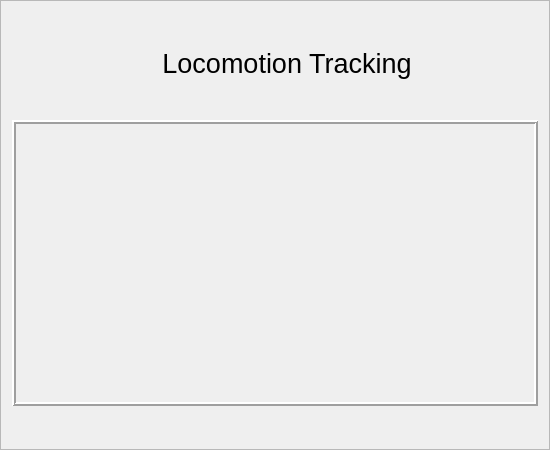
      <widget class="QFrame" name="frame_3">
       <property name="sizePolicy">
        <sizepolicy hsizetype="Fixed" vsizetype="Fixed">
         <horstretch>0</horstretch>
         <verstretch>0</verstretch>
        </sizepolicy>
       </property>
       <property name="minimumSize">
        <size>
         <width>550</width>
         <height>450</height>
        </size>
       </property>
       <property name="maximumSize">
        <size>
         <width>550</width>
         <height>450</height>
        </size>
       </property>
       <property name="frameShape">
        <enum>QFrame::StyledPanel</enum>
       </property>
       <property name="frameShadow">
        <enum>QFrame::Raised</enum>
       </property>
       <layout class="QVBoxLayout" name="verticalLayout_3">
        <item>
         <widget class="QLabel" name="locomotionlabel">
          <property name="sizePolicy">
           <sizepolicy hsizetype="Fixed" vsizetype="Fixed">
            <horstretch>0</horstretch>
            <verstretch>0</verstretch>
           </sizepolicy>
          </property>
          <property name="minimumSize">
           <size>
            <width>550</width>
            <height>40</height>
           </size>
          </property>
          <property name="maximumSize">
           <size>
            <width>550</width>
            <height>40</height>
           </size>
          </property>
          <property name="font">
           <font>
            <pointsize>20</pointsize>
           </font>
          </property>
          <property name="text">
           <string>Locomotion Tracking</string>
          </property>
          <property name="alignment">
           <set>Qt::AlignCenter</set>
          </property>
         </widget>
        </item>
        <item>
         <widget class="QFrame" name="locomotiontrackingplot">
          <property name="sizePolicy">
           <sizepolicy hsizetype="Fixed" vsizetype="Fixed">
            <horstretch>0</horstretch>
            <verstretch>0</verstretch>
           </sizepolicy>
          </property>
          <property name="maximumSize">
           <size>
            <width>550</width>
            <height>286</height>
           </size>
          </property>
          <property name="frameShape">
           <enum>QFrame::Box</enum>
          </property>
          <property name="frameShadow">
           <enum>QFrame::Raised</enum>
          </property>
          <property name="lineWidth">
           <number>2</number>
          </property>
          <layout class="QVBoxLayout" name="verticalLayout_10">
           <item>
            <widget class="PlotWidget" name="locoplotwidget" native="true">
             <property name="sizePolicy">
              <sizepolicy hsizetype="Fixed" vsizetype="Fixed">
               <horstretch>0</horstretch>
               <verstretch>0</verstretch>
              </sizepolicy>
             </property>
             <property name="minimumSize">
              <size>
               <width>504</width>
               <height>256</height>
              </size>
             </property>
             <property name="maximumSize">
              <size>
               <width>504</width>
               <height>256</height>
              </size>
             </property>
            </widget>
           </item>
          </layout>
         </widget>
        </item>
       </layout>
      </widget>
